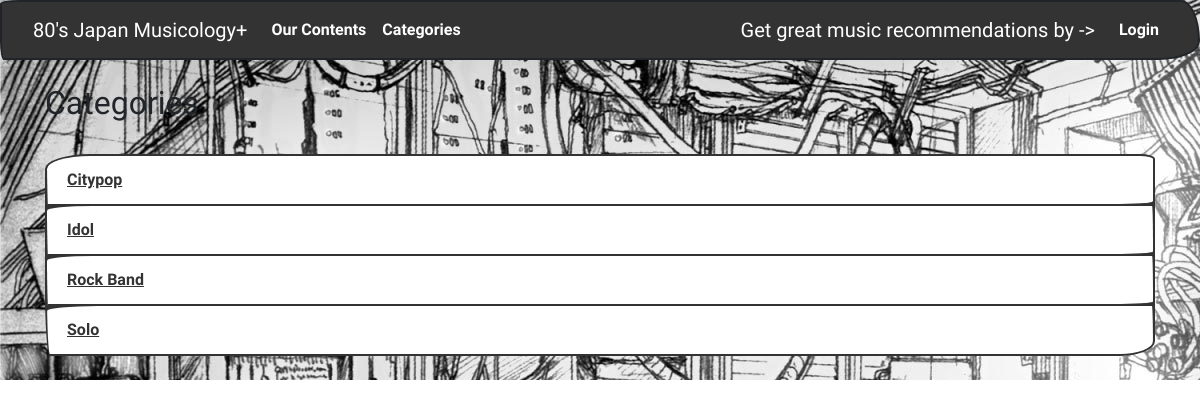
Page /index.php/categories on the committed database.
### tables this page shows
CREATE TABLE `categories` (
  `id` int(11) NOT NULL,
  `name` varchar(255) NOT NULL,
  `created_at` timestamp NOT NULL DEFAULT current_timestamp()
);

### application/controllers/Categories.php (called while the page is built, shortened)
<?php
	class Categories extends CI_Controller{
		public function index(){
			$data['title'] = 'Categories';
			$data['categories'] = $this->category_model->get_categories();
			$this->load->view('templates/header');
			$this->load->view('categories/index', $data);
			$this->load->view('templates/footer');
		}
	}

### index.php (called while the page is built, shortened)
<?php
require_once BASEPATH.'core/CodeIgniter.php';

### application/models/Category_model.php (called while the page is built, shortened)
<?php
	class Category_model extends CI_Model{
		public function get_categories(){
			$this->db->order_by('name');
			$query = $this->db->get('categories');
			return $query->result_array();
		}
	}

### application/views/categories/index.php (the view, shortened to what this page needs)
<h2><?= $title; ?></h2>
<br>
<ul class="list-group">
<?php foreach($categories as $category) : ?>
    <li class="list-group-item">
        <a href="<?php echo site_url ('/categories/posts/' .$category['id']); ?>"><?php echo $category['name']; ?></a>
    </li>
<?php endforeach; ?>
</ul><br>

### rows in the picture
categories: name "Citypop"
categories: name "Idol"
categories: name "Rock Band"
categories: name "Solo"

### other values in the picture
$title "Categories"
